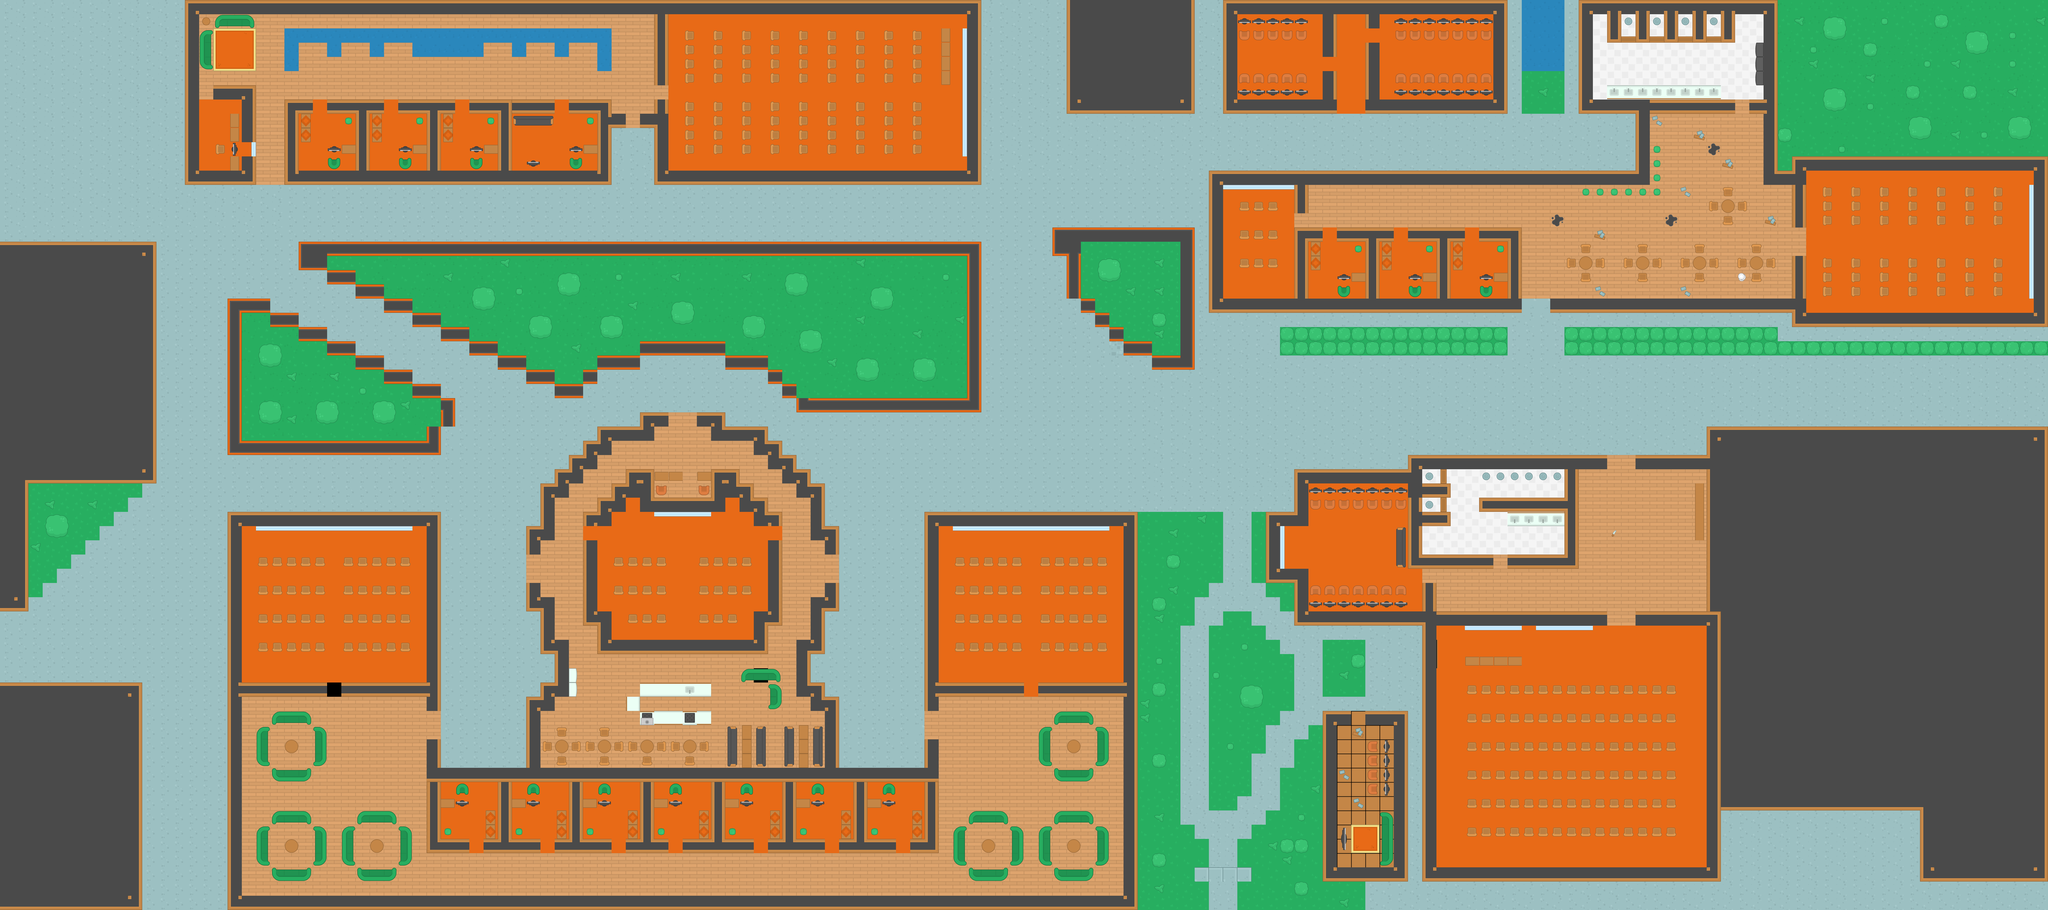

Rendered tile map (Tiled .tmx) drawn with the repository's tilesets; below, a short description and the map source with its tile grids summarised:
An orthogonal 144x64 tile map with 64x64 px tiles, 3 tile layers (Walls, Objects, Ground) and 435 objects (246x wall, 160x zombie, 11x qbit, 8x health, 3x pistol, ...).

<map version="1.2" tiledversion="1.3.1" orientation="orthogonal" renderorder="right-down" compressionlevel="0" width="144" height="64" tilewidth="64" tileheight="64" infinite="0" nextlayerid="5" nextobjectid="442">
 <tileset firstgid="1" source="../assets/Kenney Topdown.tsx" />
 <layer id="1" name="Walls" width="144" height="64">
  <data>[9216 cells, 9165 non-empty, 56 distinct tile ids]</data>
 </layer>
 <layer id="4" name="Objects" width="144" height="64">
  <data>[9216 cells, 1101 non-empty, 49 distinct tile ids]</data>
 </layer>
 <objectgroup id="3" name="Obstacles">
  <object id="3" name="wall" x="5824" y="2112" width="576" height="64" />
  <object id="5" name="wall" x="6336" y="2048" width="896" height="64" />
  <object id="6" name="wall" x="5696" y="2304" width="192" height="64" />
  <object id="7" name="wall" x="5696" y="2560" width="192" height="64" />
  <object id="8" name="wall" x="5824" y="2752" width="1408" height="64" />
  <object id="9" name="wall" x="7360" y="2752" width="384" height="64" />
  <object id="10" name="wall" x="7680" y="1920" width="1536" height="64" />
  <object id="11" name="wall" x="7680" y="3584" width="1024" height="64" />
  <object id="12" name="wall" x="8640" y="3904" width="576" height="64" />
  <object id="13" name="wall" x="6400" y="3904" width="1344" height="64" />
  <object id="14" name="wall" x="5952" y="3904" width="384" height="64" />
  <object id="15" name="wall" x="5952" y="3200" width="128" height="64" />
  <object id="16" name="wall" x="6144" y="3200" width="192" height="64" />
  <object id="17" name="wall" x="1024" y="4032" width="4096" height="64" />
  <object id="18" name="wall" x="0" y="4032" width="640" height="64" />
  <object id="19" name="wall" x="0" y="3072" width="640" height="64" />
  <object id="20" name="wall" x="1024" y="3072" width="448" height="64" />
  <object id="21" name="wall" x="1536" y="3072" width="448" height="64" />
  <object id="22" name="wall" x="1984" y="3456" width="2304" height="64" />
  <object id="23" name="wall" x="4096" y="3776" width="128" height="64" />
  <object id="24" name="wall" x="3776" y="3776" width="256" height="64" />
  <object id="25" name="wall" x="3456" y="3776" width="256" height="64" />
  <object id="26" name="wall" x="3072" y="3776" width="320" height="64" />
  <object id="27" name="wall" x="2816" y="3776" width="192" height="64" />
  <object id="28" name="wall" x="2496" y="3776" width="256" height="64" />
  <object id="29" name="wall" x="2176" y="3776" width="256" height="64" />
  <object id="30" name="wall" x="1920" y="3776" width="192" height="64" />
  <object id="31" name="wall" x="1024" y="2304" width="960" height="64" />
  <object id="32" name="wall" x="64" y="2112" width="640" height="64" />
  <object id="33" name="wall" x="0" y="2688" width="128" height="64" />
  <object id="34" name="wall" x="0" y="1088" width="704" height="64" />
  <object id="35" name="wall" x="832" y="768" width="320" height="64" />
  <object id="36" name="wall" x="832" y="0" width="3584" height="64" />
  <object id="37" name="wall" x="1280" y="768" width="1472" height="64" />
  <object id="38" name="wall" x="2944" y="768" width="1472" height="64" />
  <object id="39" name="wall" x="1280" y="448" width="128" height="64" />
  <object id="40" name="wall" x="960" y="384" width="192" height="64" />
  <object id="41" name="wall" x="1472" y="448" width="256" height="64" />
  <object id="42" name="wall" x="1792" y="448" width="256" height="64" />
  <object id="43" name="wall" x="2112" y="448" width="384" height="64" />
  <object id="44" name="wall" x="2560" y="448" width="192" height="64" />
  <object id="45" name="wall" x="4800" y="448" width="576" height="64" />
  <object id="46" name="wall" x="5504" y="448" width="512" height="64" />
  <object id="47" name="wall" x="5504" y="0" width="1280" height="64" />
  <object id="48" name="wall" x="6144" y="448" width="640" height="64" />
  <object id="49" name="wall" x="7104" y="448" width="704" height="64" />
  <object id="50" name="wall" x="7104" y="0" width="896" height="64" />
  <object id="51" name="wall" x="7232" y="64" width="64" height="128" />
  <object id="52" name="wall" x="7360" y="64" width="64" height="128" />
  <object id="53" name="wall" x="7488" y="64" width="64" height="128" />
  <object id="54" name="wall" x="7616" y="64" width="64" height="128" />
  <object id="55" name="wall" x="7744" y="64" width="64" height="128" />
  <object id="56" name="wall" x="7872" y="448" width="64" height="64" />
  <object id="57" name="wall" x="8064" y="704" width="1152" height="64" />
  <object id="58" name="wall" x="8064" y="1408" width="1152" height="64" />
  <object id="59" name="wall" x="6976" y="1344" width="1152" height="64" />
  <object id="60" name="wall" x="5440" y="1344" width="1408" height="64" />
  <object id="61" name="wall" x="5440" y="768" width="1984" height="64" />
  <object id="62" name="wall" x="5824" y="1024" width="128" height="64" />
  <object id="63" name="wall" x="6016" y="1024" width="256" height="64" />
  <object id="64" name="wall" x="6336" y="1024" width="256" height="64" />
  <object id="65" name="wall" x="6656" y="1024" width="192" height="64" />
  <object id="66" name="wall" x="7360" y="2048" width="320" height="64" />
  <object id="67" name="wall" x="6784" y="2496" width="320" height="64" />
  <object id="68" name="wall" x="6336" y="2496" width="384" height="64" />
  <object id="69" name="wall" x="6656" y="2240" width="448" height="64" />
  <object id="70" name="wall" x="6400" y="2304" width="128" height="64" />
  <object id="71" name="wall" x="6400" y="2176" width="128" height="64" />
  <object id="72" name="wall" x="4160" y="3072" width="448" height="64" />
  <object id="73" name="wall" x="4672" y="3072" width="448" height="64" />
  <object id="74" name="wall" x="4160" y="2304" width="960" height="64" />
  <object id="75" name="wall" x="2688" y="2880" width="768" height="64" />
  <object id="76" name="wall" x="3392" y="2752" width="128" height="64" />
  <object id="77" name="wall" x="2624" y="2752" width="128" height="64" />
  <object id="78" name="wall" x="2624" y="2304" width="128" height="64" />
  <object id="79" name="wall" x="3392" y="2304" width="128" height="64" />
  <object id="80" name="wall" x="3328" y="2240" width="128" height="64" />
  <object id="81" name="wall" x="2688" y="2240" width="128" height="64" />
  <object id="82" name="wall" x="2752" y="2176" width="192" height="64" />
  <object id="83" name="wall" x="3200" y="2176" width="192" height="64" />
  <object id="84" name="wall" x="2880" y="2240" width="384" height="64" />
  <object id="85" name="wall" x="3200" y="2112" width="128" height="64" />
  <object id="86" name="wall" x="2816" y="2112" width="128" height="64" />
  <object id="87" name="wall" x="3136" y="1856" width="128" height="64" />
  <object id="88" name="wall" x="2880" y="1856" width="128" height="64" />
  <object id="89" name="wall" x="3200" y="1920" width="256" height="64" />
  <object id="90" name="wall" x="3392" y="1984" width="128" height="64" />
  <object id="91" name="wall" x="3456" y="2048" width="128" height="64" />
  <object id="92" name="wall" x="3520" y="2112" width="128" height="64" />
  <object id="93" name="wall" x="3584" y="2176" width="128" height="64" />
  <object id="94" name="wall" x="2688" y="1920" width="256" height="64" />
  <object id="95" name="wall" x="2624" y="1984" width="128" height="64" />
  <object id="96" name="wall" x="2560" y="2048" width="128" height="64" />
  <object id="97" name="wall" x="2496" y="2112" width="128" height="64" />
  <object id="98" name="wall" x="2432" y="2176" width="128" height="64" />
  <object id="99" name="wall" x="2432" y="2240" width="64" height="192" />
  </objectgroup>
 <layer id="2" name="Ground" width="144" height="64">
  <data>[9216 cells, 0 non-empty, 0 distinct tile ids]</data>
 </layer>
</map>
<!-- 339 of 435 objects omitted -->
